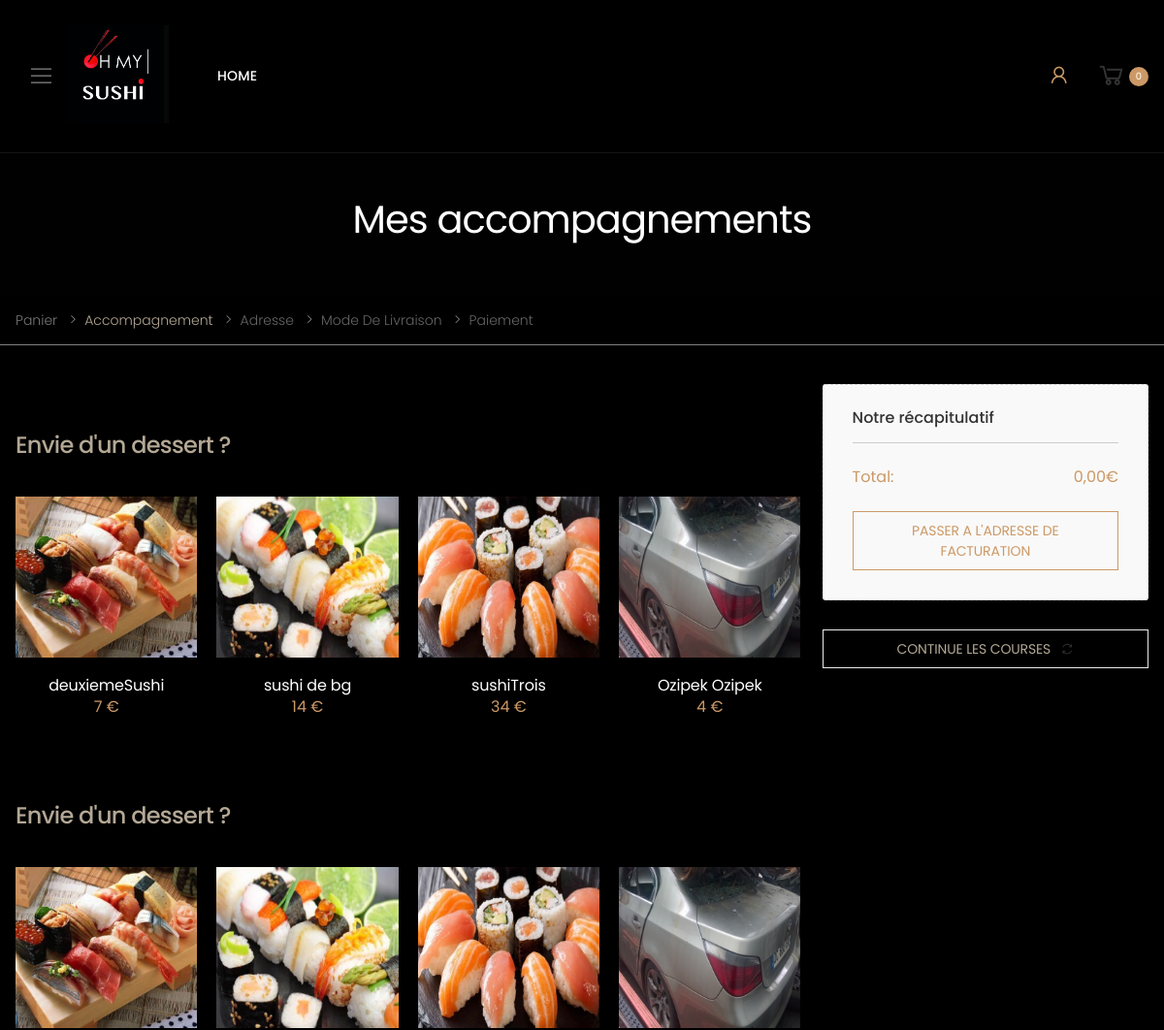
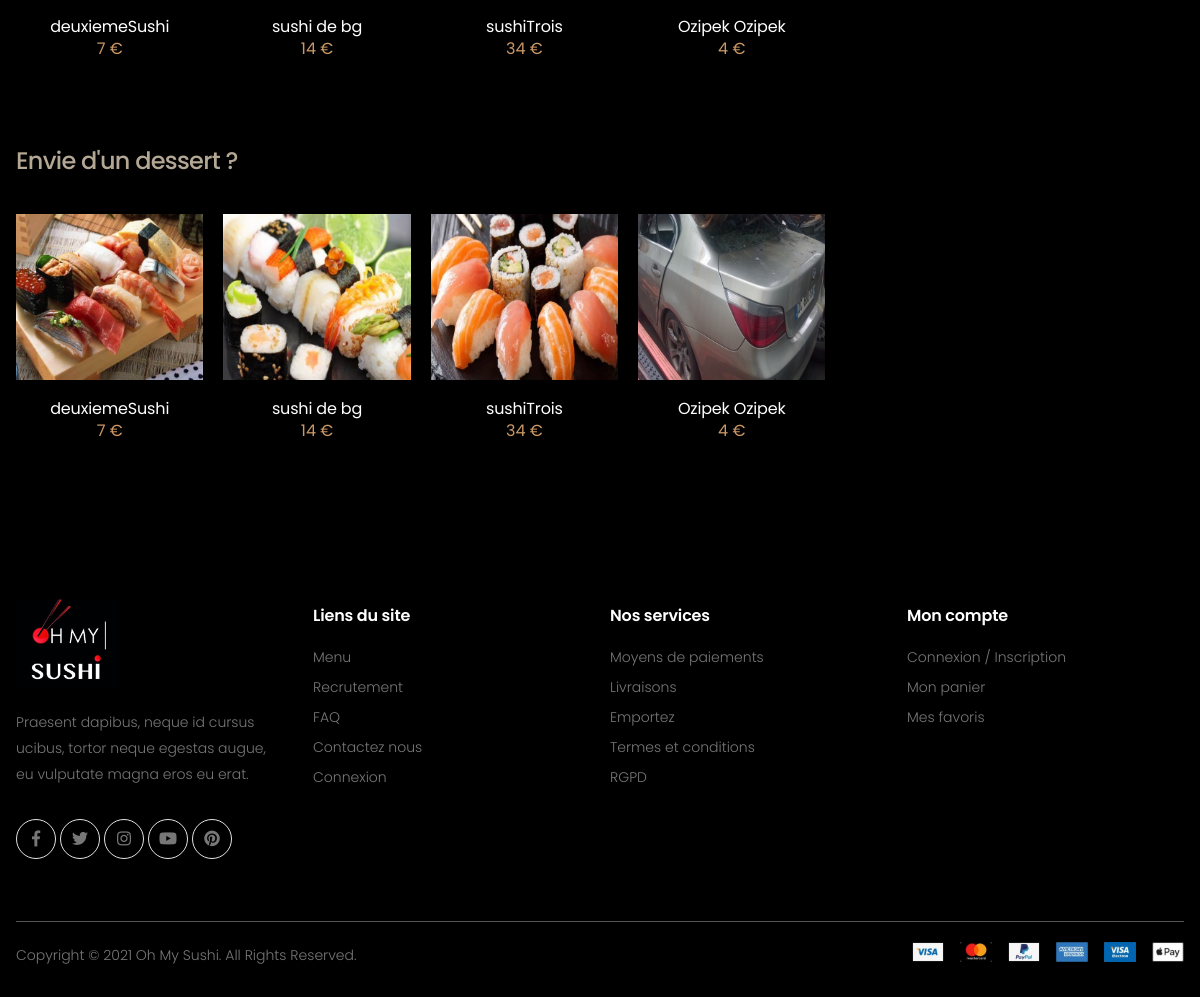
Screenshot of /panier/panierOriginal.php with the database file from the repository (2 pictures, top to bottom).
### tables this page shows
CREATE TABLE IF NOT EXISTS `products` (
  `id` int(11) NOT NULL AUTO_INCREMENT,
  `description` text NOT NULL,
  `name` varchar(250) NOT NULL,
  `image` varchar(250) DEFAULT NULL,
  `price` varchar(20) NOT NULL,
  `id_category` int(11) NOT NULL,
  `id_tva` int(11) DEFAULT NULL,
  `stoc` varchar(250) DEFAULT 'enstock',
  `affichageCrud` int(5) NOT NULL DEFAULT '0',
  PRIMARY KEY (`id`),
  KEY `products_category_FK` (`id_category`),
  KEY `products_tva0_FK` (`id_tva`)
);

### panier/panierOriginal.php (the view, shortened to what the rows shown need)
<?php
require('./assets/php/co_bdd.php');
require('./assets/php/function.php');
require('./assets/componants/header.php');
?>
<body>
    <div class="page-wrapper">
        <main class="main">
            <div class="page-header text-center" style="background:#010101">
                <div class="container">
                    <h1 class="page-title couleurBlanche">Mes accompagnements<span></span></h1>
                </div>
            </div>
            <div class="page-content">
                <div class="cart">
                    <div class="container">
                        <div class="row">
                            <div class="col-lg-9">
                                <div class="pt-5">
                                    <div class="heading mb-4">
                                        <h2 class="title couleurJaune">Envie d'un dessert ? </h2>
                                    </div>
                                    <div class="tab-content tab-content-carousel">
                                        <div class="tab-pane p-0 fade show active" id="trending-all-tab" role="tabpanel" aria-labelledby="trending-all-link">
                                            <div class="owl-carousel owl-simple carousel-equal-height carousel-with-shadow" data-toggle="owl" data-owl-options='{
                                        "nav": false,
                                        "dots": true,
                                        "margin": 20,
                                        "loop": false,
                                        "responsive": {
                                            "0": {
                                                "items":2
                                            },
                                            "480": {
                                                "items":2
                                            },
                                            "768": {
                                                "items":3
                                            },
                                            "992": {
                                                "items":4
                                            },
                                            "1200": {
                                                "items":4,
                                                "nav": true,
                                                "dots": false
                                            }
                                        }
                                        }'>
                                                <?php
                                                $produitAle = randMenu();
                                                foreach ($produitAle as $aleatoirProduit) {
                                                ?>
                                                    <div class="product product-7 text-center">
                                                        <figure class="product-media">
                                                            <a href="./product.php?id=<?= $aleatoirProduit['id'] ?>">
                                                                <img src="./sysadmin/html/assets/uploads/petite<?= $aleatoirProduit['image'] ?>" alt="Product image" class="product-image">
                                                            </a>
                                                        </figure>
                                                        <div class="product-body">
                                                            <h3 class="product-title couleurBlanche"><a href="./product.php?id=<?= $aleatoirProduit['id'] ?>"><?= $aleatoirProduit['name'] ?></a></h3>
                                                            <div class="product-price">
                                                                <?= $aleatoirProduit['price'] ?> €
                                                            </div>
                                                        </div>
                                                    </div>
                                                <?php
                                                }
                                                ?>
                                            </div>
                                        </div>
                                    </div>
                                </div>
                                <div class="pt-4">
                                    <div class="heading mb-4">
                                        <h2 class="title couleurJaune">Envie d'un dessert ? </h2>
                                    </div>
                                    <div class="tab-content tab-content-carousel">
                                        <div class="tab-pane p-0 fade show active" id="trending-all-tab" role="tabpanel" aria-labelledby="trending-all-link">
                                            <div class="owl-carousel owl-simple carousel-equal-height carousel-with-shadow" data-toggle="owl" data-owl-options='{
                                        "nav": false,
                                        "dots": true,
                                        "margin": 20,
                                        "loop": false,
                                        "responsive": {
                                            "0": {
                                                "items":2
                                            },
                                            "480": {
                                                "items":2
                                            },
                                            "768": {
                                                "items":3
                                            },
                                            "992": {
                                                "items":4
                                            },
                                            "1200": {
                                                "items":4,
                                                "nav": true,
                                                "dots": false
                                            }
                                        }
                                        }'>
                                                <?php
                                                $produitAle = randMenu();
                                                foreach ($produitAle as $aleatoirProduit) {
                                                ?>
                                                    <div class="product product-7 text-center">
                                                        <figure class="product-media">
                                                            <a href="./product.php?id=<?= $aleatoirProduit['id'] ?>">
                                                                <img src="./sysadmin/html/assets/uploads/petite<?= $aleatoirProduit['image'] ?>" alt="Product image" class="product-image">
                                                            </a>
                                                        </figure>
                                                        <div class="product-body">
                                                            <h3 class="product-title couleurBlanche"><a href="./product.php?id=<?= $aleatoirProduit['id'] ?>"><?= $aleatoirProduit['name'] ?></a></h3>
                                                            <div class="product-price">
                                                                <?= $aleatoirProduit['price'] ?> €
                                                            </div>
                                                        </div>
                                                    </div>
                                                <?php
                                                }
                                                ?>
                                            </div>
                                        </div>
                                    </div>
                                </div>
                                <div class="pt-4">
                                    <div class="heading mb-4">
                                        <h2 class="title couleurJaune">Envie d'un dessert ? </h2>
                                    </div>
                                    <div class="tab-content tab-content-carousel">
                                        <div class="tab-pane p-0 fade show active" id="trending-all-tab" role="tabpanel" aria-labelledby="trending-all-link">
                                            <div class="owl-carousel owl-simple carousel-equal-height carousel-with-shadow" data-toggle="owl" data-owl-options='{
                                        "nav": false,
                                        "dots": true,
                                        "margin": 20,
                                        "loop": false,
                                        "responsive": {
                                            "0": {
                                                "items":2
                                            },
                                            "480": {
                                                "items":2
                                            },
                                            "768": {
                                                "items":3
                                            },
                                            "992": {
                                                "items":4
                                            },
                                            "1200": {
                                                "items":4,
                                                "nav": true,
                                                "dots": false
                                            }
                                        }
                                        }'>
                                                <?php
                                                $produitAle = randMenu();
                                                foreach ($produitAle as $aleatoirProduit) {
                                                ?>
                                                    <div class="product product-7 text-center">
                                                        <figure class="product-media">
                                                            <a href="./product.php?id=<?= $aleatoirProduit['id'] ?>">
                                                                <img src="./sysadmin/html/assets/uploads/petite<?= $aleatoirProduit['image'] ?>" alt="Product image" class="product-image">
                                                            </a>
                                                        </figure>
                                                        <div class="product-body">
                                                            <h3 class="product-title couleurBlanche"><a href="./product.php?id=<?= $aleatoirProduit['id'] ?>"><?= $aleatoirProduit['name'] ?></a></h3>
                                                            <div class="product-price">
                                                                <?= $aleatoirProduit['price'] ?> €
                                                            </div>
                                                        </div>
                                                    </div>
                                                <?php
                                                }
                                                ?>
                                            </div>
                                        </div>
                                    </div>
                                </div>
                            </div>
                        </div>
                    </div>
                </div>
            </div>
        </main>
    </div>
    </html>

### rows the page displays
products: image (picture), name "deuxiemeSushi", price "7"
products: image (picture), name "sushi de bg", price "14"
products: image (picture), name "sushiTrois", price "34"
products: image (picture), name "Ozipek Ozipek", price "4"

### other values shown
$panier->count() "0"
$panier->total() "0,00"
